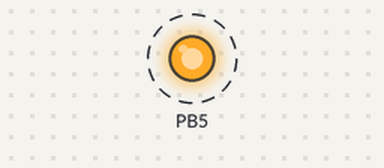
Bench run of a program on a simulated ATmega328P, built with avr-gcc and emulated at 16 MHz. On the bench: output pins drawn as LEDs (lit = HIGH). Dashed ring = blinking.

Above: at 0.02 s.
Timing chart, 0 to 3.0 s (numbered marks = the images above):
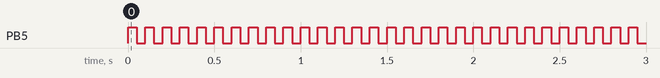

Measured:
- by itself, PB5: alternates HIGH for 0.05 s and LOW for 0.05 s

The program:

main.c
```c
/*
 * LED_Blink.c
 *
 * Created: 10/27/2018 2:27:11 AM
 * Author : Adams
 */

#define F_CPU 16000000L // Specify oscillator frequency
#include <avr/io.h>
#include <util/delay.h>

int main(void)
{
	DDRB |= (1 << PINB5); // configure pin 7 of PORTB as output (digital pin 13 on the Arduino Mega2560)

	while(1)
	{
		PORTB |= (1 << PINB5); // set 7th bit to HIGH
		_delay_ms(50);
		PORTB &= ~(1 << PINB5); // set 7th bit to LOW
		_delay_ms(50);
	}
}

/*
int main(void) {

	DDRB |= (1 << PINB0) | (1 << PINB1) | (1 << PINB2) | (1 << PINB3);
	PORTB = 0x00;

	while(1) {
	    PORTB = 0b00001100;
	    _delay_ms(2);
	    PORTB = 0b00000110;
	    _delay_ms(2);
	    PORTB = 0b00000011;
	    _delay_ms(2);
	    PORTB = 0b00001001;
	    _delay_ms(2);
	}
}
*/
```
